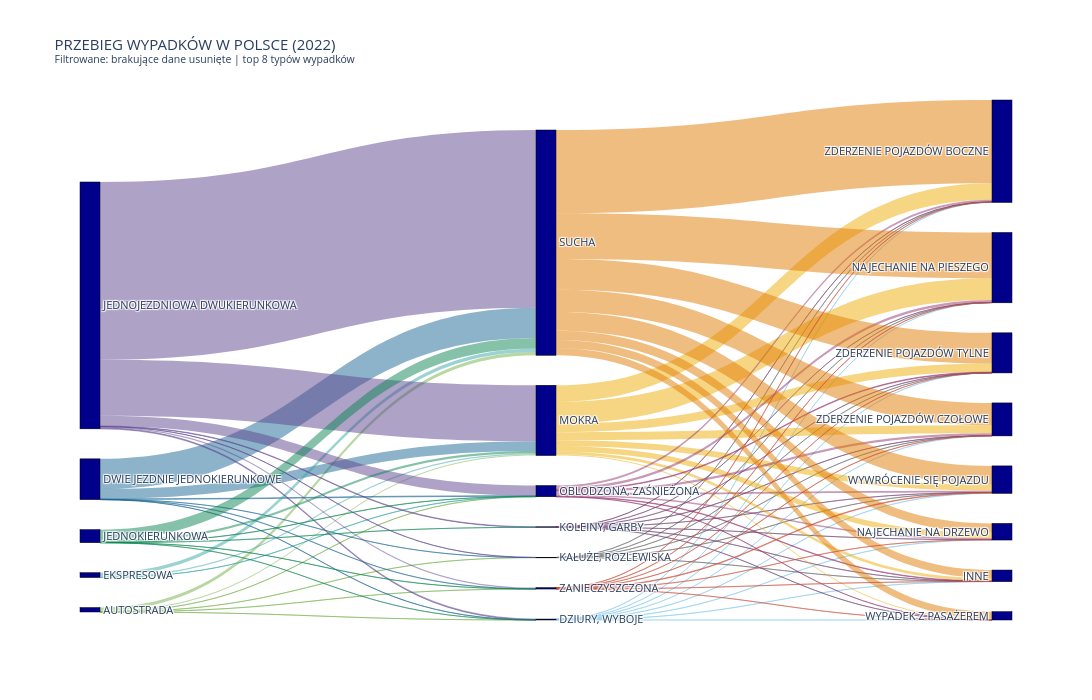

The code cell stored with this chart in its notebook:
### Code cell
# Wykres
fig = go.Figure(go.Sankey(
    arrangement = "perpendicular",
    node = dict(
        pad = 30, thickness = 20,
        line = dict(color = "black", width = 0.5),
        label = [n.upper() for n in nodes],
        color = "darkblue"
    ),
    link = dict(
        source = sources, target = targets, 
        value = values, color = link_colors
    )
))

fig.update_layout(
    title_text="PRZEBIEG WYPADKÓW W POLSCE (2022)<br><sup>Filtrowane: brakujące dane usunięte | top 8 typów wypadków</sup>",
    font=dict(size=11),
    width=1100, height=700
)

fig.write_html("analiza_wypadkow_2022.html")
fig.show()

### Figure 1 — Plotly figure (JSON) as saved in the notebook; plotly's stock layout.template omitted (floating-point values rounded to 4 significant figures)
{"data": [{"arrangement": "perpendicular", "link": {"color": ["rgba(115, 175, 72, 0.5)", "rgba(115, 175, 72, 0.5)", "rgba(115, 175, 72, 0.5)", "rgba(115, 175, 72, 0.5)", "rgba(115, 175, 72, 0.5)", "rgba(115, 175, 72, 0.5)", "rgba(29, 105, 150, 0.5)", "rgba(29, 105, 150, 0.5)", "rgba(29, 105, 150, 0.5)", "rgba(29, 105, 150, 0.5)", "rgba(29, 105, 150, 0.5)", "rgba(29, 105, 150, 0.5)", "rgba(56, 166, 165, 0.5)", "rgba(56, 166, 165, 0.5)", "rgba(56, 166, 165, 0.5)", "rgba(95, 70, 144, 0.5)", "rgba(95, 70, 144, 0.5)", "rgba(95, 70, 144, 0.5)", "rgba(95, 70, 144, 0.5)", "rgba(95, 70, 144, 0.5)", "rgba(95, 70, 144, 0.5)", "rgba(95, 70, 144, 0.5)", "rgba(15, 133, 84, 0.5)", "rgba(15, 133, 84, 0.5)", "rgba(15, 133, 84, 0.5)", "rgba(15, 133, 84, 0.5)", "rgba(15, 133, 84, 0.5)", "rgba(15, 133, 84, 0.5)", "rgba(136, 204, 238, 0.5)", "rgba(136, 204, 238, 0.5)", "rgba(136, 204, 238, 0.5)", "rgba(136, 204, 238, 0.5)", "rgba(136, 204, 238, 0.5)", "rgba(136, 204, 238, 0.5)", "rgba(136, 204, 238, 0.5)", "rgba(136, 204, 238, 0.5)", "rgba(102, 102, 102, 0.5)", "rgba(102, 102, 102, 0.5)", "rgba(102, 102, 102, 0.5)", "rgba(102, 102, 102, 0.5)", "rgba(102, 102, 102, 0.5)", "rgba(102, 102, 102, 0.5)", "rgba(111, 64, 112, 0.5)", "rgba(111, 64, 112, 0.5)", "rgba(111, 64, 112, 0.5)", "rgba(111, 64, 112, 0.5)", "rgba(111, 64, 112, 0.5)", "rgba(111, 64, 112, 0.5)", "rgba(111, 64, 112, 0.5)", "rgba(111, 64, 112, 0.5)", "rgba(237, 173, 8, 0.5)", "rgba(237, 173, 8, 0.5)", "rgba(237, 173, 8, 0.5)", "rgba(237, 173, 8, 0.5)", "rgba(237, 173, 8, 0.5)", "rgba(237, 173, 8, 0.5)", "rgba(237, 173, 8, 0.5)", "rgba(237, 173, 8, 0.5)", "rgba(148, 52, 110, 0.5)", "rgba(148, 52, 110, 0.5)", "rgba(148, 52, 110, 0.5)", "rgba(148, 52, 110, 0.5)", "rgba(148, 52, 110, 0.5)", "rgba(148, 52, 110, 0.5)", "rgba(148, 52, 110, 0.5)", "rgba(148, 52, 110, 0.5)", "rgba(225, 124, 5, 0.5)", "rgba(225, 124, 5, 0.5)", "rgba(225, 124, 5, 0.5)", "rgba(225, 124, 5, 0.5)", "rgba(225, 124, 5, 0.5)", "rgba(225, 124, 5, 0.5)", "rgba(225, 124, 5, 0.5)", "rgba(225, 124, 5, 0.5)", "rgba(204, 80, 62, 0.5)", "rgba(204, 80, 62, 0.5)", "rgba(204, 80, 62, 0.5)", "rgba(204, 80, 62, 0.5)", "rgba(204, 80, 62, 0.5)", "rgba(204, 80, 62, 0.5)", "rgba(204, 80, 62, 0.5)", "rgba(204, 80, 62, 0.5)"], "source": [4, 4, 4, 4, 4, 4, 1, 1, 1, 1, 1, 1, 2, 2, 2, 0, 0, 0, 0, 0, 0, 0, 3, 3, 3, 3, 3, 3, 11, 11, 11, 11, 11, 11, 11, 11, 10, 10, 10, 10, 10, 10, 9, 9, 9, 9, 9, 9, 9, 9, 5, 5, 5, 5, 5, 5, 5, 5, 8, 8, 8, 8, 8, 8, 8, 8, 6, 6, 6, 6, 6, 6, 6, 6, 7, 7, 7, 7, 7, 7, 7, 7], "target": [11, 10, 5, 8, 6, 7, 11, 10, 5, 8, 6, 7, 5, 8, 6, 11, 10, 9, 5, 8, 6, 7, 11, 9, 5, 8, 6, 7, 14, 12, 13, 19, 16, 17, 18, 15, 14, 13, 16, 17, 18, 15, 14, 12, 13, 19, 16, 17, 18, 15, 14, 12, 13, 19, 16, 17, 18, 15, 14, 12, 13, 19, 16, 17, 18, 15, 14, 12, 13, 19, 16, 17, 18, 15, 14, 12, 13, 19, 16, 17, 18, 15], "value": [1, 1, 72, 6, 210, 1, 2, 4, 633, 45, 1979, 9, 73, 8, 239, 59, 12, 37, 3671, 665, 11647, 81, 1, 1, 154, 12, 683, 3, 6, 16, 7, 2, 16, 12, 1, 3, 1, 3, 1, 8, 2, 2, 2, 6, 2, 1, 7, 9, 8, 3, 185, 354, 1428, 68, 393, 1090, 527, 558, 35, 99, 159, 3, 118, 129, 146, 47, 528, 610, 2999, 469, 1227, 5447, 1466, 2012, 5, 5, 11, 3, 39, 18, 11, 2]}, "node": {"color": "darkblue", "label": ["JEDNOJEZDNIOWA DWUKIERUNKOWA", "DWIE JEZDNIE JEDNOKIERUNKOWE", "EKSPRESOWA", "JEDNOKIERUNKOWA", "AUTOSTRADA", "MOKRA", "SUCHA", "ZANIECZYSZCZONA", "OBLODZONA, ZAŚNIEŻONA", "KOLEINY, GARBY", "KAŁUŻE, ROZLEWISKA", "DZIURY, WYBOJE", "NAJECHANIE NA DRZEWO", "NAJECHANIE NA PIESZEGO", "INNE", "ZDERZENIE POJAZDÓW TYLNE", "WYWRÓCENIE SIĘ POJAZDU", "ZDERZENIE POJAZDÓW BOCZNE", "ZDERZENIE POJAZDÓW CZOŁOWE", "WYPADEK Z PASAŻEREM"], "line": {"color": "black", "width": 0.5}, "pad": 30, "thickness": 20}, "type": "sankey"}], "layout": {"font": {"size": 11}, "height": 700, "title": {"text": "PRZEBIEG WYPADKÓW W POLSCE (2022)<br><sup>Filtrowane: brakujące dane usunięte | top 8 typów wypadków</sup>"}, "width": 1100}}
